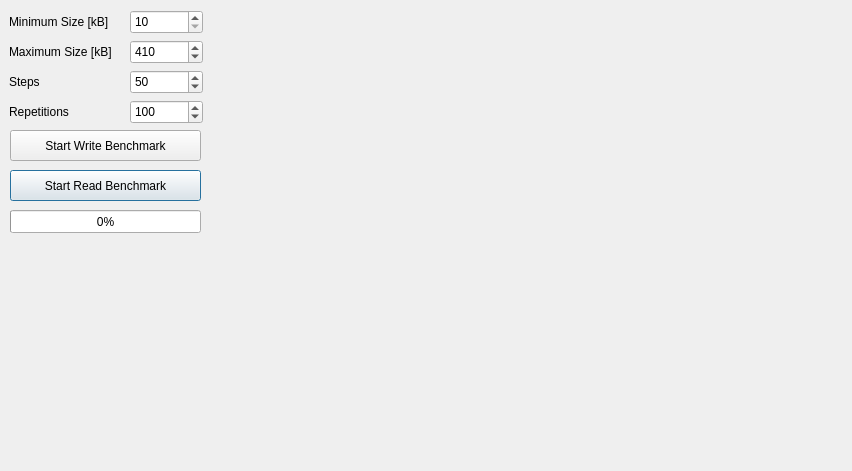
<?xml version="1.0" encoding="UTF-8"?>
<ui version="4.0">
 <class>BenchmarkDialog</class>
 <widget class="QDialog" name="BenchmarkDialog">
  <property name="geometry">
   <rect>
    <x>0</x>
    <y>0</y>
    <width>852</width>
    <height>471</height>
   </rect>
  </property>
  <property name="windowTitle">
   <string>Dialog</string>
  </property>
  <widget class="QPushButton" name="startRead_button">
   <property name="geometry">
    <rect>
     <x>10</x>
     <y>170</y>
     <width>191</width>
     <height>31</height>
    </rect>
   </property>
   <property name="text">
    <string>Start Read Benchmark</string>
   </property>
  </widget>
  <widget class="QProgressBar" name="benchmark_progressBar">
   <property name="geometry">
    <rect>
     <x>10</x>
     <y>210</y>
     <width>191</width>
     <height>23</height>
    </rect>
   </property>
   <property name="value">
    <number>0</number>
   </property>
  </widget>
  <widget class="QCustomPlot" name="benchmark_plot" native="true">
   <property name="geometry">
    <rect>
     <x>210</x>
     <y>10</y>
     <width>631</width>
     <height>451</height>
    </rect>
   </property>
  </widget>
  <widget class="QPushButton" name="startWrite_button">
   <property name="geometry">
    <rect>
     <x>10</x>
     <y>130</y>
     <width>191</width>
     <height>31</height>
    </rect>
   </property>
   <property name="text">
    <string>Start Write Benchmark</string>
   </property>
  </widget>
  <widget class="QSpinBox" name="minSize_spinBox">
   <property name="geometry">
    <rect>
     <x>130</x>
     <y>10</y>
     <width>73</width>
     <height>24</height>
    </rect>
   </property>
   <property name="minimum">
    <number>10</number>
   </property>
   <property name="maximum">
    <number>450</number>
   </property>
   <property name="value">
    <number>10</number>
   </property>
  </widget>
  <widget class="QLabel" name="repetitions_label">
   <property name="geometry">
    <rect>
     <x>9</x>
     <y>100</y>
     <width>67</width>
     <height>24</height>
    </rect>
   </property>
   <property name="text">
    <string>Repetitions</string>
   </property>
  </widget>
  <widget class="QSpinBox" name="maxSize_spinBox">
   <property name="geometry">
    <rect>
     <x>130</x>
     <y>40</y>
     <width>73</width>
     <height>24</height>
    </rect>
   </property>
   <property name="minimum">
    <number>10</number>
   </property>
   <property name="maximum">
    <number>450</number>
   </property>
   <property name="value">
    <number>410</number>
   </property>
  </widget>
  <widget class="QLabel" name="maxSize_label">
   <property name="geometry">
    <rect>
     <x>9</x>
     <y>40</y>
     <width>115</width>
     <height>24</height>
    </rect>
   </property>
   <property name="text">
    <string>Maximum Size [kB]</string>
   </property>
  </widget>
  <widget class="QLabel" name="minsize_label">
   <property name="geometry">
    <rect>
     <x>9</x>
     <y>10</y>
     <width>111</width>
     <height>24</height>
    </rect>
   </property>
   <property name="text">
    <string>Minimum Size [kB]</string>
   </property>
  </widget>
  <widget class="QSpinBox" name="steps_spinBox">
   <property name="geometry">
    <rect>
     <x>130</x>
     <y>70</y>
     <width>73</width>
     <height>24</height>
    </rect>
   </property>
   <property name="minimum">
    <number>1</number>
   </property>
   <property name="maximum">
    <number>1000</number>
   </property>
   <property name="value">
    <number>50</number>
   </property>
  </widget>
  <widget class="QSpinBox" name="repetitions_spinBox">
   <property name="geometry">
    <rect>
     <x>130</x>
     <y>100</y>
     <width>73</width>
     <height>24</height>
    </rect>
   </property>
   <property name="minimum">
    <number>1</number>
   </property>
   <property name="maximum">
    <number>500</number>
   </property>
   <property name="value">
    <number>100</number>
   </property>
  </widget>
  <widget class="QLabel" name="steps_label">
   <property name="geometry">
    <rect>
     <x>9</x>
     <y>70</y>
     <width>35</width>
     <height>24</height>
    </rect>
   </property>
   <property name="text">
    <string>Steps</string>
   </property>
  </widget>
 </widget>
 <customwidgets>
  <customwidget>
   <class>QCustomPlot</class>
   <extends>QWidget</extends>
   <header>qcustomplot.h</header>
   <container>1</container>
  </customwidget>
 </customwidgets>
 <resources/>
 <connections/>
</ui>
